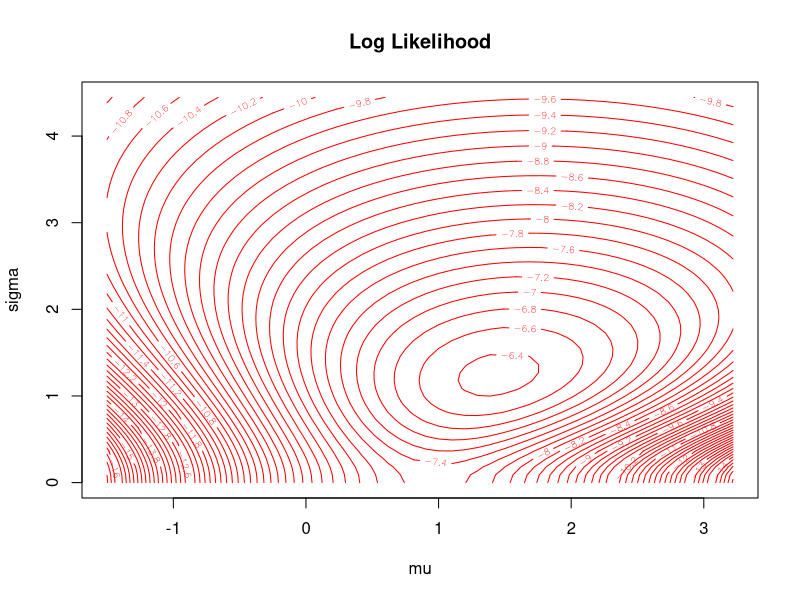
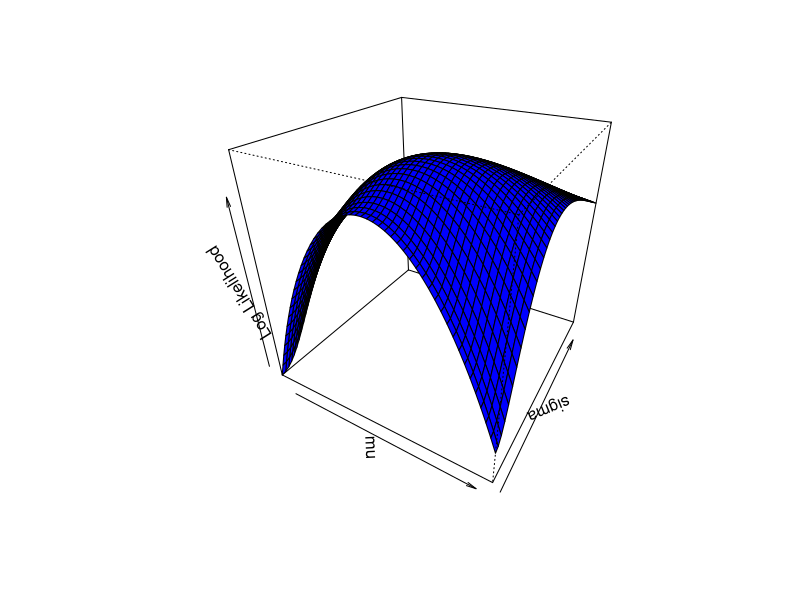
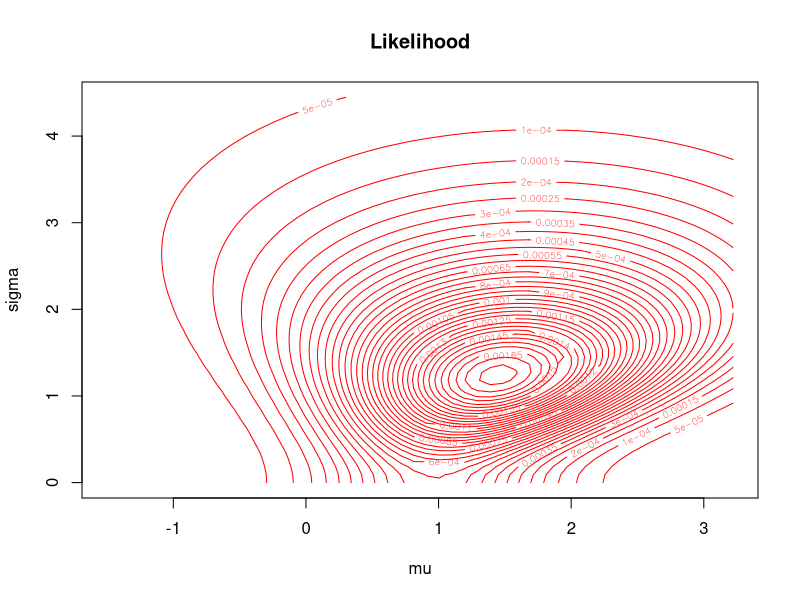
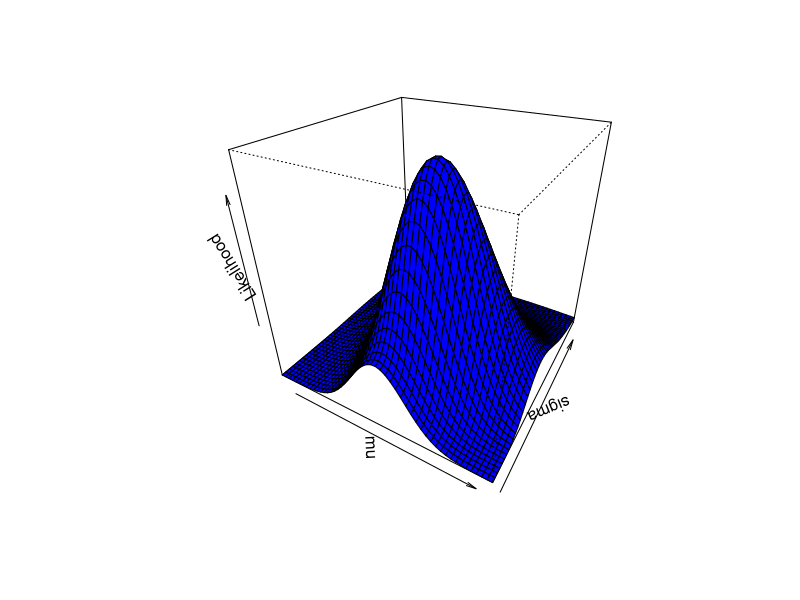
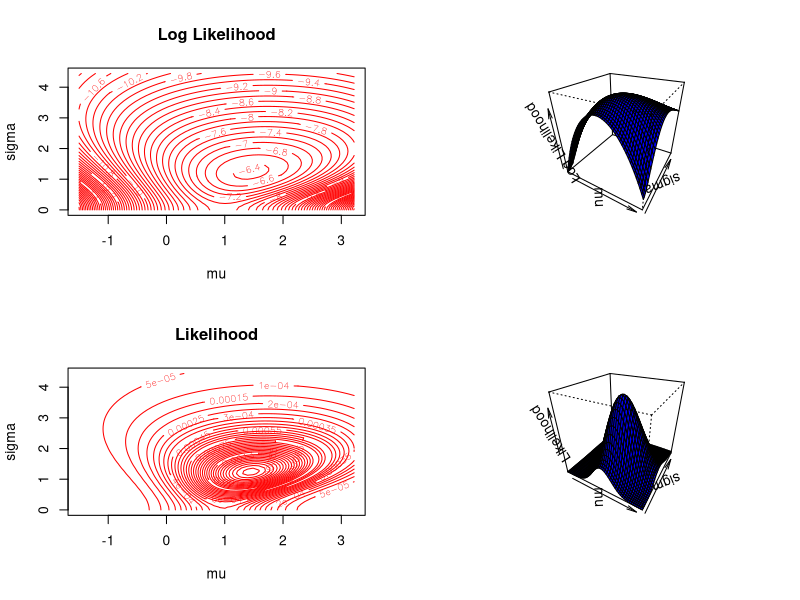

Recreate these plots in R, in order.
# Ryan Luk
# STAT 206
# Credit: Prof. David Draper (draper), UCSC 2020
# I made slight modifications / cleaned up

# unbuffer the output (ctrl + w)
# setwd( 'C:/Users/Ryan Luk/Github/bayesian-statistics' )

##### Aspirin

# data
y <- c( 2.77, 2.50, 1.84, 2.56, 2.32, -1.15 )
# variance
V <- c( 1.65, 1.31, 2.34, 1.67, 1.98, 0.90 )^2

aspirin.mortality.log.likelihood <- function( mu, sigma, y, V ) {
	ll <- ( - 1 / 2 ) * sum( log( V + sigma^2 ) + ( y - mu )^2 /
		( V + sigma^2 ) )
	return( ll )
} 

n.grid <- 50
mu.grid <- seq( 0.86 - 4 * 0.59, 0.86 + 4 * 0.59, length = n.grid )
sigma.grid <- seq( 0, 3 * sd( y ), length = n.grid )

ll.grid <- matrix( NA, n.grid, n.grid )

for ( i in 1:n.grid ) {
	for ( j in 1:n.grid ) {
		ll.grid[ i, j ] <- aspirin.mortality.log.likelihood( mu.grid[ i ], 
			sigma.grid[ j ], y, V )
	}
}

contour( mu.grid, sigma.grid, ll.grid, nlevels = 50,
	xlab = 'mu', ylab = 'sigma', main = 'Log Likelihood', col = 'red' )

persp( mu.grid, sigma.grid, ll.grid, xlab = 'mu', 
	ylab = 'sigma', zlab = 'Log Likelihood', theta = 30, phi = 30,
	col = 'blue' )

# exp of log-likelihood
contour( mu.grid, sigma.grid, exp( ll.grid ), nlevels = 50,
	xlab = 'mu', ylab = 'sigma', main = 'Likelihood', col = 'red' )

persp( mu.grid, sigma.grid, exp( ll.grid ), xlab = 'mu', 
	ylab = 'sigma', zlab = 'Likelihood', theta = 30, phi = 30, 
	col =  'blue' )

# all four plots
par( mfrow = c( 2, 2 ) )

contour( mu.grid, sigma.grid, ll.grid, nlevels = 50,
  xlab = 'mu', ylab = 'sigma', main = 'Log Likelihood', col = 'red' )

persp( mu.grid, sigma.grid, ll.grid, xlab = 'mu', 
  ylab = 'sigma', zlab = 'Log Likelihood', theta = 30, phi = 30,
  col = 'blue' )

contour( mu.grid, sigma.grid, exp( ll.grid ), nlevels = 50,
  xlab = 'mu', ylab = 'sigma', main = 'Likelihood', col = 'red' )

persp( mu.grid, sigma.grid, exp( ll.grid ), xlab = 'mu', 
  ylab = 'sigma', zlab = 'Likelihood', theta = 30, phi = 30,
  col = 'blue' )

par( mfrow = c( 1, 1 ) )